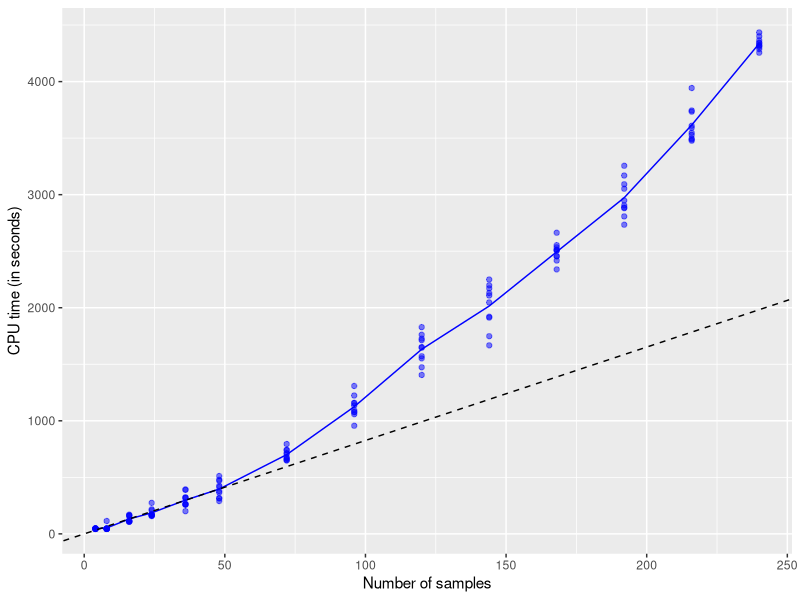

Reproduce this figure in R.


library(tidyverse)


times <- read_csv("figure-creation/haplotype-caller-run-times/hc_times.csv")

times2 <- times %>%
  extract(
    col = file,
    into = c("number_of_samples", "rep"),
    regex = "/([0-9]+)_([0-9]+)\\.bmk",
    convert = TRUE
  ) %>%
  arrange(number_of_samples, rep)


centrals <- times2 %>%
  group_by(number_of_samples) %>%
  summarise(
    mean_cpu = mean(cpu_time),
    median_cpu = median(cpu_time)
  )

# we want a linear line from size 48's mean
rise = centrals$mean_cpu[centrals$number_of_samples == "48"]
run = 48

g <- ggplot() +
  geom_point(data = times2, aes(x = number_of_samples, y = cpu_time), colour = "blue", alpha = 0.5) +
  #geom_point(data = centrals, aes(x = number_of_samples, y = mean_cpu)) +
  geom_line(data = centrals, aes(x = number_of_samples, y = mean_cpu), colour = "blue") +
  geom_abline(slope = rise/run, intercept = 0, linetype = "dashed") +
  xlab("Number of samples") +
  ylab("CPU time (in seconds)")


ggsave(g, filename = "figs/haplotype-caller-run-times.svg", width = 6, height = 3)

  
